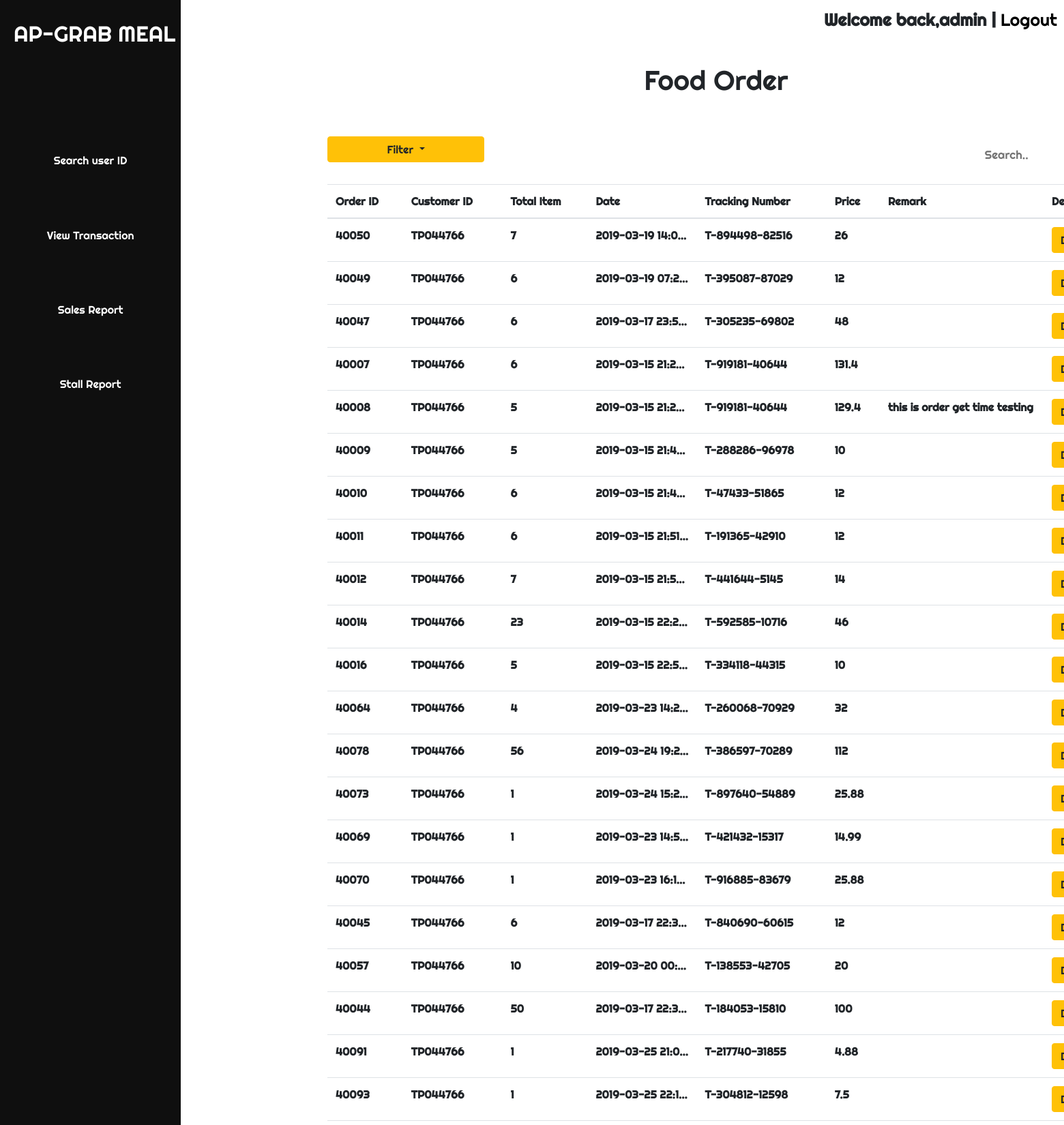
Screenshot of /online-meal-ordering-system/financial-dept-app/view_transaction_order.php (signed in, upper part) with the database file from the repository.
### tables this page shows
CREATE TABLE `orders` (
  `Order_ID` int(11) NOT NULL,
  `Food_ID` varchar(255) NOT NULL,
  `Customer_ID` varchar(255) NOT NULL,
  `Total_Item` int(11) NOT NULL,
  `Order_date` datetime NOT NULL DEFAULT current_timestamp(),
  `Order_Get_Time` varchar(255) DEFAULT NULL,
  `Order_Estimated_Time` datetime DEFAULT NULL,
  `Order_Prepare_Time` datetime DEFAULT NULL,
  `Order_Tracking_Number` varchar(255) NOT NULL,
  `Order_Total_Price` varchar(255) NOT NULL,
  `Order_Remark` varchar(255) NOT NULL
);

### online-meal-ordering-system/financial-dept-app/view_transaction_order.php (the view, shortened to what this page needs)
<?php
include('base.php');
include('conn.php');
 ?>
<div class="trans-container ">
  <div class="view-header" style="margin-top:30px; text-align:center;">
    <h1>Food Order</h1>
  </div>
 <div class="trans-nav">
  <div class="dropbtn dropdown">
    <button class="btn btn-warning dropdown-toggle" type="button" id="dropdownMenuButton" data-toggle="dropdown" aria-haspopup="true" aria-expanded="false">
      Filter
    </button>
  </div>
  <div class="searchbar">
    <form method="post">
      <input type="text" placeholder="Search.." name="search">
    </form>
</div>
</div>
<div class="trans-table">
   <table class='table table' style="width: 100%;">
     <thead>
     <tr>
     <th scope='col'>Order ID</th>
     <th scope='col'>Customer ID</th>
     <th scope='col'>Total Item</th>
     <th scope='col' style="width:160px;">Date</th>
     <th scope='col'>Tracking Number</th>
     <th scope='col'>Price</th>
     <th scope='col' style="width:240px;">Remark</th>
     <th scope='col' style="width:150px;">Detail</th>
     </tr>
     </thead>
  <?php
    if(isset($_POST['gobtn'])){
      $id = $_POST['search'];
      $_SESSION['searchid'] = $id;
      $sql = mysqli_query($con, "SELECT * FROM orders WHERE Order_ID = '$id'");
      if (mysqli_num_rows($sql) == 1){
        while ($row = mysqli_fetch_array($sql)){
          echo "<form action='details_order.php' method='post'>";
          echo "<tbody>";
          echo "<tr>";
          echo "<td name='orderid'>".$row['Order_ID']."</td>";
          echo "<td name='customerid'>".$row['Customer_ID']."</td>";
          echo "<td name='totalitem'>".$row['Total_Item']."</td>";
          echo "<td name='orderdate'>".$row['Order_date']."</td>";
          echo "<td name='tracknumber'>".$row['Order_Tracking_Number']."</td>";
          echo "<td name='price'>".$row['Order_Total_Price']."</td>";
          echo "<td name='remark'>".$row['Order_Remark']."</td>";
          echo "<td><a href='details_order.php?id=".$row['Order_ID']." 'class='btn btn-warning'>Details</a></td>";
          echo "</tr>";
          echo "</tbody>";
          echo "</form>";
        }
      }elseif (mysqli_num_rows($sql) == 0){
        echo "<script>alert('Search Not Found')</script>";
        echo "<script>window.location.href='view_transaction_order.php';</script>";
      }
    }else{
      $sql2 = mysqli_query($con, "SELECT * FROM orders");
      while ($row2 = mysqli_fetch_array($sql2)){
        echo "<form action='details_order.php' method='post'>";
        echo "<tbody>";
        echo "<tr>";
        echo "<td name='orderid'>".$row2['Order_ID']."</td>";
        echo "<td name='customerid'>".$row2['Customer_ID']."</td>";
        echo "<td name='totalitem'>".$row2['Total_Item']."</td>";
        echo "<td name='orderdate'>".$row2['Order_date']."</td>";
        echo "<td name='tracknumber'>".$row2['Order_Tracking_Number']."</td>";
        echo "<td name='price'>".$row2['Order_Total_Price']."</td>";
        echo "<td name='remark'>".$row2['Order_Remark']."</td>";
        echo "<td><a href='details_order.php?id=".$row2['Order_ID']." 'class='btn btn-warning' >Details</a></td>";
        echo "</tr>";
        echo "</tbody>";
        echo "</form>";
      }
    }
   ?>
    </table>
</div>
</div>

### online-meal-ordering-system/financial-dept-app/finance_home.css (style rules this page uses)
body { font-family: 'Righteous', cursive; }
.trans-container { float: left; margin-left: 420px; }
.trans-table { width: 1200px; float: left; margin-left: 60px; padding-top: 10px; }
.trans-nav { height: 110px; padding-top: 50px; }
.dropbtn { float: left; margin-left: 60px; }
#dropdownMenuButton { width: 230px; }
.searchbar { float: right; }
.searchbar input[type=text] { padding: 6px; margin-top: 8px; font-size: 17px; border: none; }
td { max-width: 0; overflow: hidden; text-overflow: ellipsis; white-space: nowrap; }

### rows the page displays
orders: Order_ID "40050", Customer_ID "TP044766", Total_Item "7", Order_date "2019-03-19 14:0…", Order_Tracking_Number "T-894498-82516", Order_Total_Price "26"
orders: Order_ID "40049", Customer_ID "TP044766", Total_Item "6", Order_date "2019-03-19 07:2…", Order_Tracking_Number "T-395087-87029", Order_Total_Price "12"
orders: Order_ID "40047", Customer_ID "TP044766", Total_Item "6", Order_date "2019-03-17 23:5…", Order_Tracking_Number "T-305235-69802", Order_Total_Price "48"
orders: Order_ID "40007", Customer_ID "TP044766", Total_Item "6", Order_date "2019-03-15 21:2…", Order_Tracking_Number "T-919181-40644", Order_Total_Price "131.4"
orders: Order_ID "40008", Customer_ID "TP044766", Total_Item "5", Order_date "2019-03-15 21:2…", Order_Tracking_Number "T-919181-40644", Order_Total_Price "129.4", Order_Remark "this is order get time testing"
orders: Order_ID "40009", Customer_ID "TP044766", Total_Item "5", Order_date "2019-03-15 21:4…", Order_Tracking_Number "T-288286-96978", Order_Total_Price "10"
orders: Order_ID "40010", Customer_ID "TP044766", Total_Item "6", Order_date "2019-03-15 21:4…", Order_Tracking_Number "T-47433-51865", Order_Total_Price "12"
orders: Order_ID "40011", Customer_ID "TP044766", Total_Item "6", Order_date "2019-03-15 21:51…", Order_Tracking_Number "T-191365-42910", Order_Total_Price "12"
orders: Order_ID "40012", Customer_ID "TP044766", Total_Item "7", Order_date "2019-03-15 21:5…", Order_Tracking_Number "T-441644-5145", Order_Total_Price "14"
orders: Order_ID "40014", Customer_ID "TP044766", Total_Item "23", Order_date "2019-03-15 22:2…", Order_Tracking_Number "T-592585-10716", Order_Total_Price "46"
orders: Order_ID "40016", Customer_ID "TP044766", Total_Item "5", Order_date "2019-03-15 22:5…", Order_Tracking_Number "T-334118-44315", Order_Total_Price "10"
orders: Order_ID "40064", Customer_ID "TP044766", Total_Item "4", Order_date "2019-03-23 14:2…", Order_Tracking_Number "T-260068-70929", Order_Total_Price "32"
orders: Order_ID "40078", Customer_ID "TP044766", Total_Item "56", Order_date "2019-03-24 19:2…", Order_Tracking_Number "T-386597-70289", Order_Total_Price "112"
orders: Order_ID "40073", Customer_ID "TP044766", Total_Item "1", Order_date "2019-03-24 15:2…", Order_Tracking_Number "T-897640-54889", Order_Total_Price "25.88"
orders: Order_ID "40069", Customer_ID "TP044766", Total_Item "1", Order_date "2019-03-23 14:5…", Order_Tracking_Number "T-421432-15317", Order_Total_Price "14.99"
orders: Order_ID "40070", Customer_ID "TP044766", Total_Item "1", Order_date "2019-03-23 16:1…", Order_Tracking_Number "T-916885-83679", Order_Total_Price "25.88"
orders: Order_ID "40045", Customer_ID "TP044766", Total_Item "6", Order_date "2019-03-17 22:3…", Order_Tracking_Number "T-840690-60615", Order_Total_Price "12"
orders: Order_ID "40057", Customer_ID "TP044766", Total_Item "10", Order_date "2019-03-20 00:…", Order_Tracking_Number "T-138553-42705", Order_Total_Price "20"
orders: Order_ID "40044", Customer_ID "TP044766", Total_Item "50", Order_date "2019-03-17 22:3…", Order_Tracking_Number "T-184053-15810", Order_Total_Price "100"
orders: Order_ID "40091", Customer_ID "TP044766", Total_Item "1", Order_date "2019-03-25 21:0…", Order_Tracking_Number "T-217740-31855", Order_Total_Price "4.88"
orders: Order_ID "40093", Customer_ID "TP044766", Total_Item "1", Order_date "2019-03-25 22:1…", Order_Tracking_Number "T-304812-12598", Order_Total_Price "7.5"

### other values shown
$_SESSION['login_staff'] "admin"
